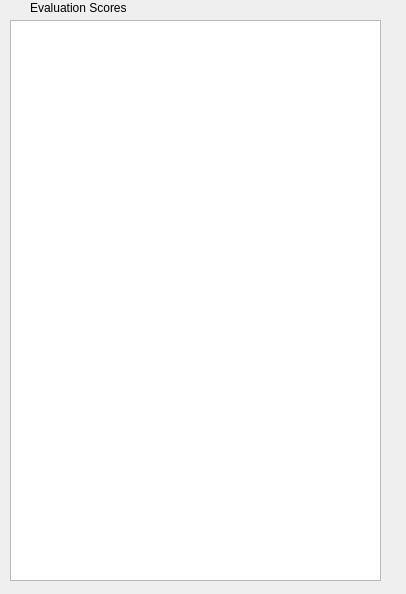
<?xml version="1.0" encoding="UTF-8"?>
<ui version="4.0">
 <class>Dialog</class>
 <widget class="QDialog" name="Dialog">
  <property name="geometry">
   <rect>
    <x>0</x>
    <y>0</y>
    <width>406</width>
    <height>594</height>
   </rect>
  </property>
  <property name="windowTitle">
   <string>Dialog</string>
  </property>
  <widget class="QTableView" name="tableView">
   <property name="geometry">
    <rect>
     <x>10</x>
     <y>20</y>
     <width>371</width>
     <height>561</height>
    </rect>
   </property>
  </widget>
  <widget class="QLabel" name="label">
   <property name="geometry">
    <rect>
     <x>30</x>
     <y>0</y>
     <width>151</width>
     <height>16</height>
    </rect>
   </property>
   <property name="text">
    <string>Evaluation Scores</string>
   </property>
  </widget>
 </widget>
 <layoutdefault spacing="6" margin="11"/>
 <resources/>
 <connections/>
</ui>
